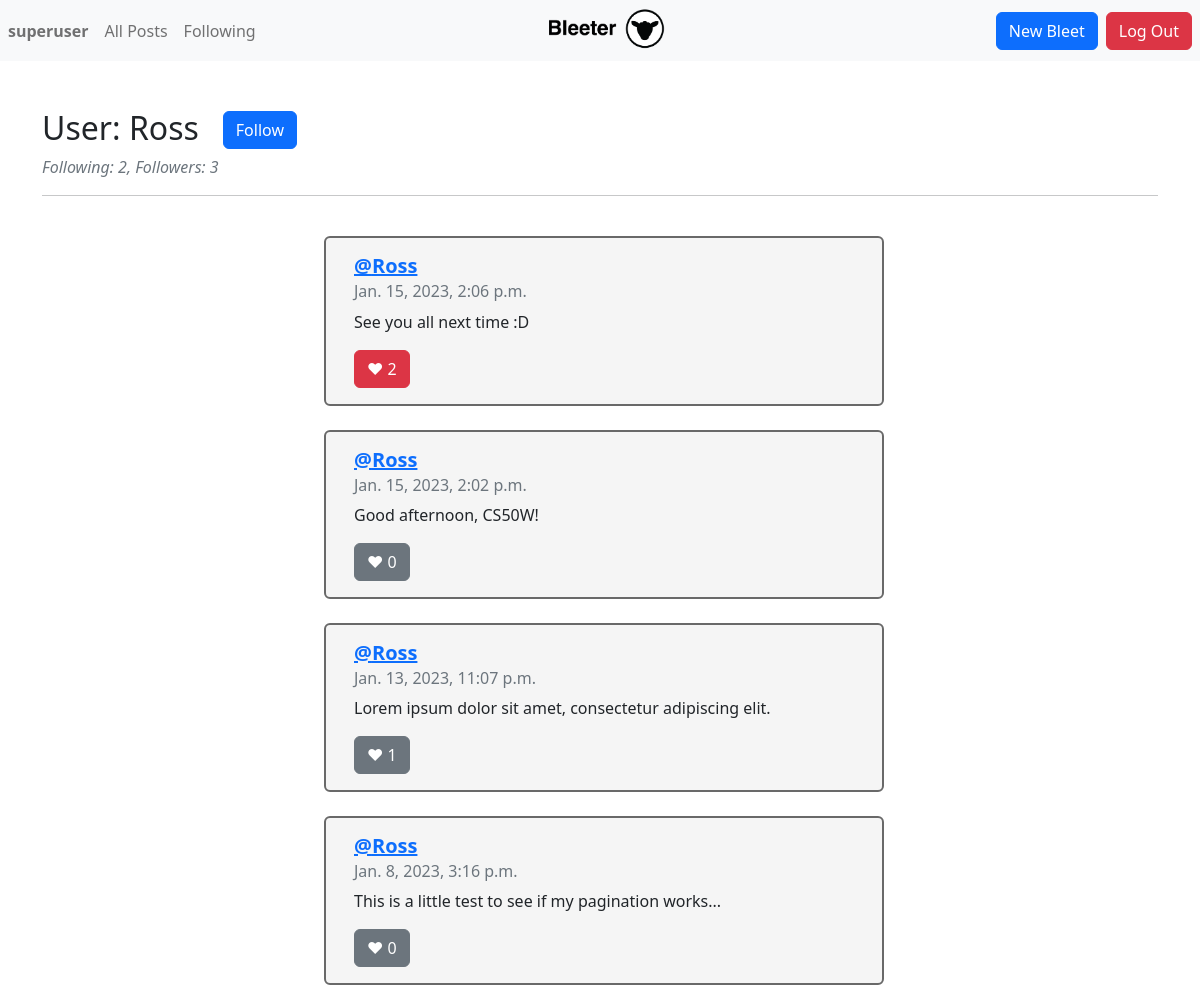
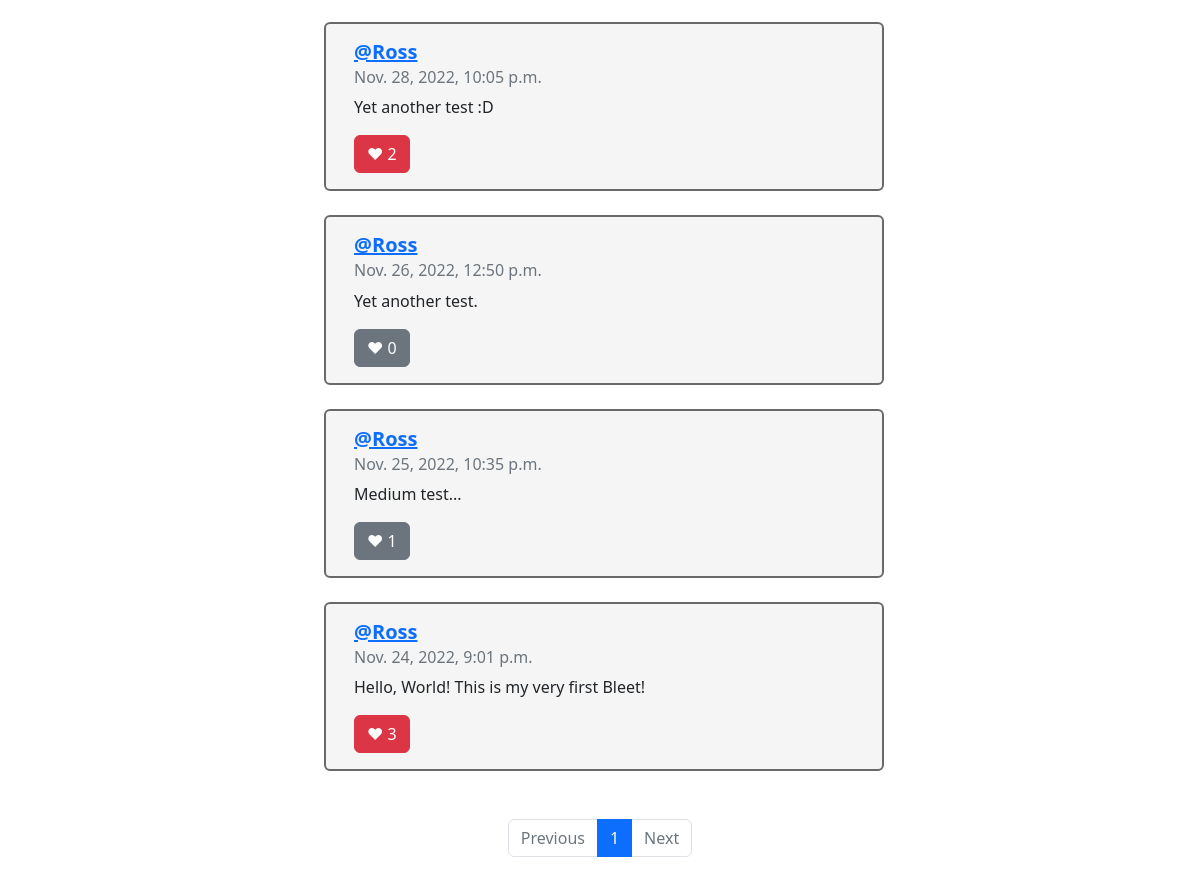
The app's page /profile/1 (signed in) with its own data (2 pictures, top to bottom).
### network/models.py (models this page shows, shortened)
class User(AbstractUser):
    pass

class Tweet(models.Model):
    author = models.ForeignKey(User, on_delete=models.CASCADE)
    tweetText = models.CharField(max_length=255)
    posted = models.DateTimeField(auto_now_add=True)
    like = models.ManyToManyField(User, blank=True, related_name="likes")

### network/views.py (the view)
# urls.py: path("profile/<int:user_id>", views.profile, name="profile"),
@login_required(redirect_field_name='my_redirect_field')
def profile(request, user_id):
    profile = User.objects.get(id=user_id)
    if Follow.objects.filter(user=user_id, followed_by=request.user).exists():
        following_status = True
    else:
        following_status = False
    followList = []
    following = request.user.following.all()
    for x in following:
        followList.append(x.user.id)
    tweets = Tweet.objects.filter(author=user_id).order_by('-posted')
    paginator = Paginator(tweets, 10)
    page_number = request.GET.get('page')
    page_obj = paginator.get_page(page_number)
    return render(request, "network/profile.html", {
        "page_obj": page_obj,
        "viewed_profile": profile.username,
        "viewed_profile_id": user_id,
        "tweets": tweets,
        "following": profile.following.all().count(),
        "followedBy": Follow.objects.filter(user=user_id).count(),
        "following_status": following_status
    })

### network/templates/network/profile.html (shortened to what this page needs)
{% extends "network/layout.html" %}
{% block body %}
<br>
<div class="inline">
   <hr><br>
   <h2 data-id="{{viewed_profile_id}}">User: {{viewed_profile}}</h2>
   {% if user.username == viewed_profile %}
   <button type="button" style = "position:relative; bottom:2px;" class="follow btn btn-primary ms-4" disabled>Follow</button>
   {% else %}
   {% if following_status == True %}
   <button type="button" style = "position:relative; bottom:2px;" class="follow btn btn-danger ms-4">Unfollow</button>
   {% elif following_status == False %}
   <button type="button" style = "position:relative; bottom:2px;" class="follow btn btn-primary ms-4">Follow</button>
   {% endif %}
   {% endif %}
</div>
<i><p class="text-muted">Following: {{following}}, Followers: {{followedBy}}</p></i>
<hr>
<br>
<div class="container">
   {% for tweet in page_obj %}
   <div class="row justify-content-center mb-4">
      <div class="ms-2 card" style="width: 35rem" data-id="{{tweet.id}}";>
         <div class="card-body rounded">
            <h5 class="card-title"><a href="{% url 'profile' user_id=tweet.author.id%}"><b>@{{ tweet.author}}</b></h5></a>
            <h6 class="card-subtitle mb-2 text-muted">{{tweet.posted}}</h6>
            <p class="card-text" id="tweetText">{{tweet.tweetText}}</p>
            {% if user.username in tweet.like.all|stringformat:'s' %}
            <button class="btn btn-danger float-left" id="foo">&hearts;&nbsp;<span id="number">{{ tweet.like.all.count }}</span></button>
            {% else %}
            <button class="btn btn-secondary float-left" id="foo">&hearts;&nbsp;<span id="number">{{ tweet.like.all.count }}</span></button>
            {% endif %}
         </div>
      </div>
      <br>
   </div>
   {% endfor %}
   <br>
   <nav aria-label="Page">
      <ul class="pagination justify-content-center">
         {% if page_obj.has_previous %}
         <li class="page-item">
            <a class="page-link" href="?page={{ page_obj.previous_page_number }}">Previous</a>
         </li>
         {% else %}
         <li class="page-item disabled">
            <a class="page-link" href="#" tabindex="-1" aria-disabled="True">Previous</a>
         </li>
         {% endif %}
         {% for i in page_obj.paginator.page_range %}
         {% if page_obj.number == i %}
         <li class="page-item active" aria-current="page">
            <span class="page-link">
               {{ i }}
            </span>
         </li>
         {% else %}
         <li class="page-item"><a class="page-link" href="?page={{ i }}">{{ i }}</a></li>
         {% endif %}
         {% endfor %}
         {% if page_obj.has_next %}
         <li class="page-item">
            <a class="page-link" href="?page={{ page_obj.next_page_number }}">Next</a>
         </li>
         {% else %}
         <li class="page-item disabled">
            <a class="page-link" href="#" tabindex="-1" aria-disabled="True">Next</a>
         </li>
         {% endif %}
      </ul>
   </nav>
{% endblock %}

### network/templates/network/layout.html (shortened to what this page needs)
{% load static %}
<!DOCTYPE html>
<html lang="en">
<head>
  <link href="https://cdn.jsdelivr.net/npm/bootstrap@5.2.3/dist/css/bootstrap.min.css" rel="stylesheet">
  <link rel="stylesheet" href="{% static 'network/styles.css' %}"/>
</head>
<body>
  <nav class="navbar navbar-expand-md navbar-light bg-light">
    <div class="navbar-collapse collapse w-100 order-1 order-md-0 dual-collapse2">
      <ul class="navbar-nav mr-auto">
        {% if user.is_authenticated %}
        <li class="nav-item active">
          <a class="nav-link" href="{% url 'profile' user_id=user.id%}"><strong>{{ user.username }}</strong></a>
       </li>
       <li class="nav-item">
          <a class="nav-link" href="{% url 'allPosts' %}">All Posts</a>
       </li>
       <li class="nav-item">
          <a class="nav-link" href="{% url 'following' %}">Following</a>
       </li>
       {% endif %}
    </ul>
 </div>
 <div class="mx-auto order-0">
   <a class="navbar-brand mx-auto">
      <a href="{% url 'index' %}"><img src="{% static 'network_logo.png' %}" height="45" alt="image"/></a>
   </div>
   <div class="navbar-collapse collapse w-100 order-3 dual-collapse2">
      <ul class="navbar-nav ms-auto">
        {% if user.is_authenticated %}
        <li class="nav-item">
          <a class="btn btn-primary me-2" href="{% url 'tweet' %}" role="button"> New Bleet</a>
       </li>
       <li class="nav-item">
          <a class="btn btn-danger me-2" href="{% url 'logout' %}" role="button"> Log Out</a>
       </li>
       {% endif %}
    </ul>
 </div>
</nav>
<div class="body">
 <div class="container">
   <br>
   {% block body %}
   {% endblock %}
</div>
</body>
</html>

### network/static/network/styles.css (style rules this page uses)
.card { background-color: #F5F5F5; border: 2px solid dimgrey; }
.inline { display: flex; align-items: center; }

### records on screen
User: username "superuser"
User: username "Ross"
Tweet: author "Ross", posted "Jan. 15, 2023, 2:06 p.m.", tweetText "See you all next time :D", like.all.count "2"
Tweet: author "Ross", posted "Jan. 15, 2023, 2:02 p.m.", tweetText "Good afternoon, CS50W!", like.all.count "0"
Tweet: author "Ross", posted "Jan. 13, 2023, 11:07 p.m.", tweetText "Lorem ipsum dolor sit amet, consectetur adipiscing elit.", like.all.count "1"
Tweet: author "Ross", posted "Jan. 8, 2023, 3:16 p.m.", tweetText "This is a little test to see if my pagination works...", like.all.count "0"
Tweet: author "Ross", posted "Nov. 28, 2022, 10:05 p.m.", tweetText "Yet another test :D", like.all.count "2"
Tweet: author "Ross", posted "Nov. 26, 2022, 12:50 p.m.", tweetText "Yet another test.", like.all.count "0"
Tweet: author "Ross", posted "Nov. 25, 2022, 10:35 p.m.", tweetText "Medium test...", like.all.count "1"
Tweet: author "Ross", posted "Nov. 24, 2022, 9:01 p.m.", tweetText "Hello, World! This is my very first Bleet!", like.all.count "3"

### other values on screen
{{ following }} "2"
{{ followedBy }} "3"
{{ i }} "1"
